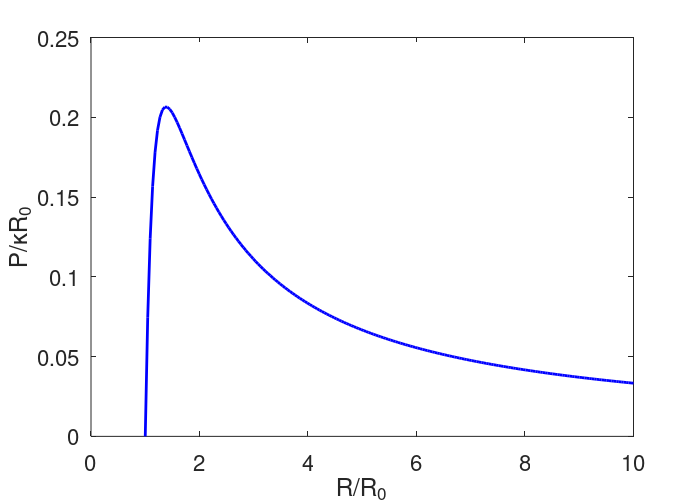
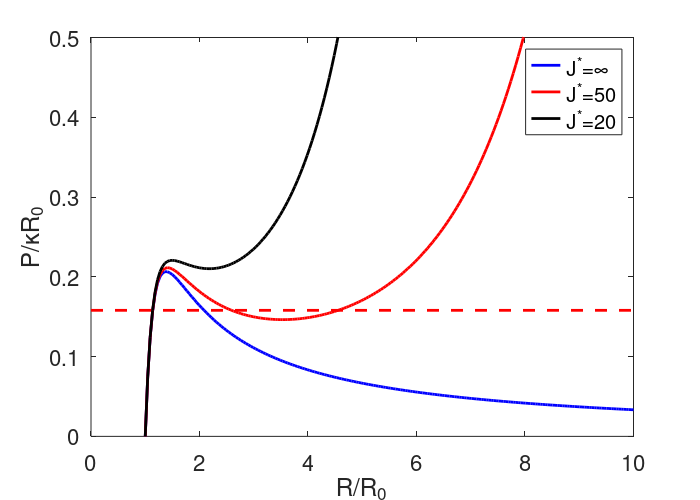
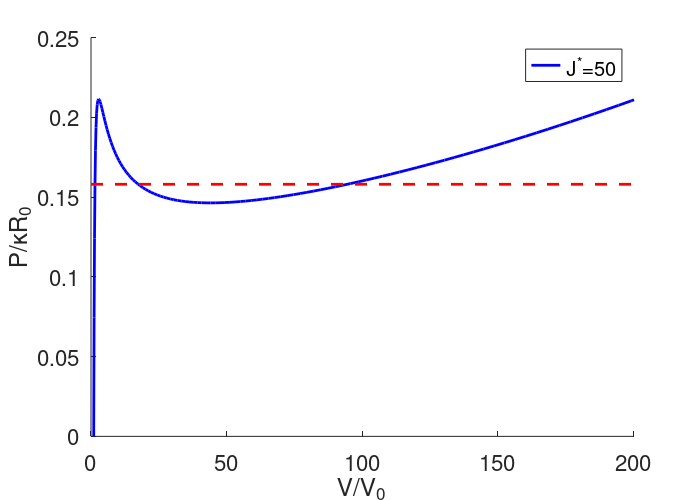

These figures' MATLAB source, in order:
clear all; close all;
set(0,'defaultlinelinewidth',2)
set(0,'defaultaxesfontsize',16)
set(0,'defaulttextfontsize',16)
set(0,'defaultfigurepapersize',[7,5])
set(0,'defaultfigurepaperposition',[0,0,7,5])
pcylinder=@(r) (1./(3*r)).*(1-r.^-6);
J1=@(r) 2*r.^2+r.^(-4)-3;
pcylinderj=@(Jm,r) pcylinder(r).*exp(J1(r)/Jm);
vol=@(r) r.^3;
rvals=linspace(1,10,200);
plot(rvals,pcylinder(rvals),'b-')
ylabel('P/\kappaR_{0}')
xlabel('R/R_{0}')
print('../membrane_figures/cylinder inflation','-depsc2')

%%
figure
plot(rvals,pcylinder(rvals),'b-')
hold on
plot(rvals,pcylinderj(50,rvals),'r-')
plot(rvals,pcylinderj(20,rvals),'k-')
plot([0,1000],[0.158,0.158],'r--')
ylabel('P/\kappaR_{0}')
xlabel('R/R_{0}')
ylim([0,0.5])
xlim([0,10])
legend('J^{*}=\infty', 'J^{*}=50', 'J^{*}=20','location','best')
print('../membrane_figures/cylinder inflation hardened','-depsc2')

%%
figure
hold on
plot(vol(rvals),pcylinderj(50,rvals),'b-')
plot([0,1000],[0.158,0.158],'r--')
ylabel('P/\kappaR_{0}')
xlabel('V/V_{0}')
ylim([0,0.25])
xlim([0,200])
legend('J^{*}=50','location','best')
print('../membrane_figures/cylinder inflation volume','-depsc2')
